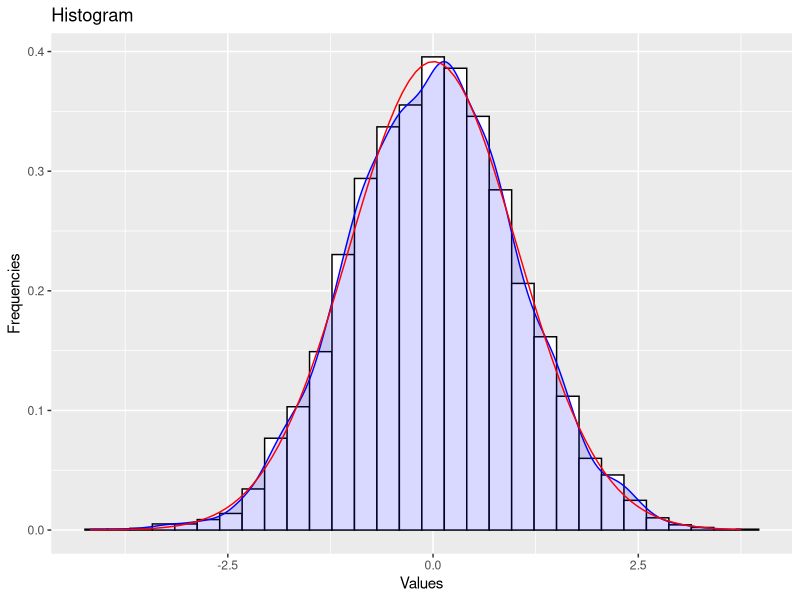

Generate this figure with R:
#JoshuaKoller_Windows_unit1_BIO672.r
#Packages ggplot2, 
#Files

#Set Seed for replication
set.seed(8)

#Create a dataset of 5000 random normal numbers called myValues
myValues <- rnorm(5000)

#Calculate mean
myMean <- mean(myValues)
#Calculate standard deviation
mySd <- sd(myValues)

#Turn data set into a dataframe
myData <- data.frame(myValues)



library(ggplot2)
#Open pfd file to save graph
pdf(file="histo.pdf")
#Creates blank graph for histogram
hplot <- ggplot(myData, aes(x=myValues)) +
#Adds labels to graph    
    labs(title="Histogram",x="Values",y="Frequencies")+
#Adds white bars to graph, separated by black dividers
    geom_histogram(aes(y=..density..), color="black", fill="white")+
#Adds a density line colored blue, filled in with a transparent blue    
    geom_density(color="blue", fill="blue", alpha=0.15)+
#Adds a normal bell curve over the data
    stat_function(fun=dnorm,
                  args=list(mean=mean(myData$myValues),sd=sd(myData$myValues))
                  ,color="red",lwd=0.5)
print(hplot)
#Close pdf
dev.off()
## STEP 3 ##
#Saves paste function to a file
sink("mean_sd.txt")
paste("Mean:",myMean,"SD:",mySd)
sink()
## STEP 4 ##

